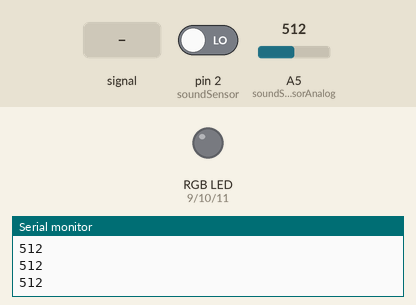
The sketch below on a simulated Arduino Uno, built with avr-gcc and run on an emulated ATmega328P. Shown: an RGB LED mixed from three pins (HIGH = lit), the last lines printed to the serial monitor. The inputs (shaded band) are chosen by the test bench; at power-on: pin 2 (soundSensor) LOW, A5 (soundSensorAnalog) = 512. Dim RGB values are drawn brighter than linear.

Above: at 1.2 s.
1.3 s: pin 2 (soundSensor) driven HIGH
At 2.5 s:
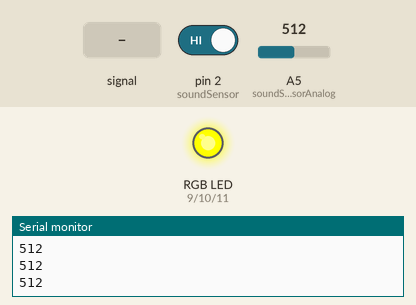
2.8 s: A5 (soundSensorAnalog) fed a 200 Hz sine of ±81 counts around its level
At 2.95 s:
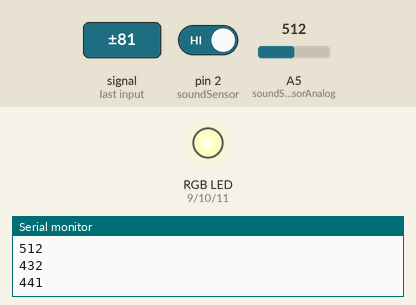
5.8 s: A5 (soundSensorAnalog) set to 493
7.3 s: A5 (soundSensorAnalog) fed a 1000 Hz sine of ±255 counts around its level
At 7.67 s:
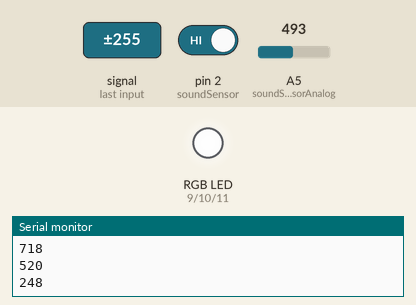
10.3 s: A5 (soundSensorAnalog) fed a 50 Hz sine of ±306 counts around its level
13.3 s: A5 (soundSensorAnalog) set to 122
At 14.3 s:
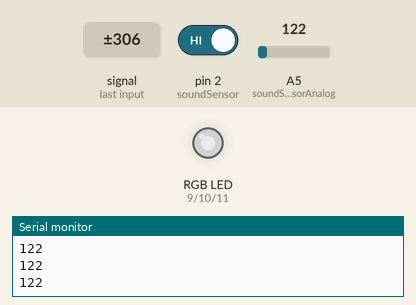
Timing chart, 0 to 15.8 s (numbered marks = the images above; inputs shaded):
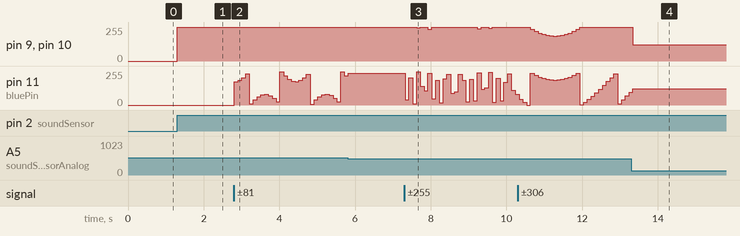

The sketch:

Control_LED_RGB.ino
```cpp
//Bai 14

int redPin = 9;
int greenPin = 10;
int bluePin = 11;
int soundSensor = 2;
int soundSensorAnalog = A5;

void setup() {
  // put your setup code here, to run once:
  Serial.begin(9600);
  pinMode(redPin, OUTPUT);
  pinMode(greenPin, OUTPUT);
  pinMode(bluePin, OUTPUT);
  pinMode(soundSensor, INPUT);
  pinMode(soundSensorAnalog, INPUT);
}

void loop() {
  // put your main code here, to run repeatedly:
//  for (int i = 0; i <= 255; i++) {
//    for (int j = 255; j > 0; j--) {
//      for (int k = 0; k <=255; j++) {
//        setColor(i, j, k);
//        delay(100);
//      }
//    }
//  }

  int analogValue = analogRead(soundSensorAnalog);
  int soundValue = digitalRead(soundSensor);
  if(soundValue == 1) {
    setColor(analogValue, analogValue, analogValue);
  }

//  setColor(random(255),random(255),random(255));
  Serial.println(analogValue);
  delay(100);
}

void setColor(int redValue, int greenValue, int blueValue) {
  analogWrite(redPin, redValue);
  analogWrite(greenPin, greenValue);
  analogWrite(bluePin, blueValue);
}
```

Measured:
- after the input at 1.3 s, pin 9 (redPin), pin 10 (greenPin): 0/255 → 255/255 at once
- after the input at 2.8 s, pin 11 (bluePin): 0/255 → 176/255 at once, → 185/255 0.10 s later, → 206/255 0.10 s later, → 234/255 0.10 s later, … (30 changes in this stretch)
- after the input at 7.3 s, pin 9 (redPin), pin 10 (greenPin): 255/255 → 248/255 after 0.32 s, → 255/255 0.10 s later, → 240/255 0.20 s later, → 255/255 0.10 s later, … (8 changes in this stretch); pin 11 (bluePin): 237/255 → 41/255 at once, → 206/255 0.10 s later, → 8/255 0.10 s later, → 248/255 0.10 s later, … (30 changes in this stretch)
- after the input at 13.3 s, pin 9 (redPin), pin 10 (greenPin): 255/255 → 122/255 at once; pin 11 (bluePin): goes on until 13.3 s, then stays 122/255
